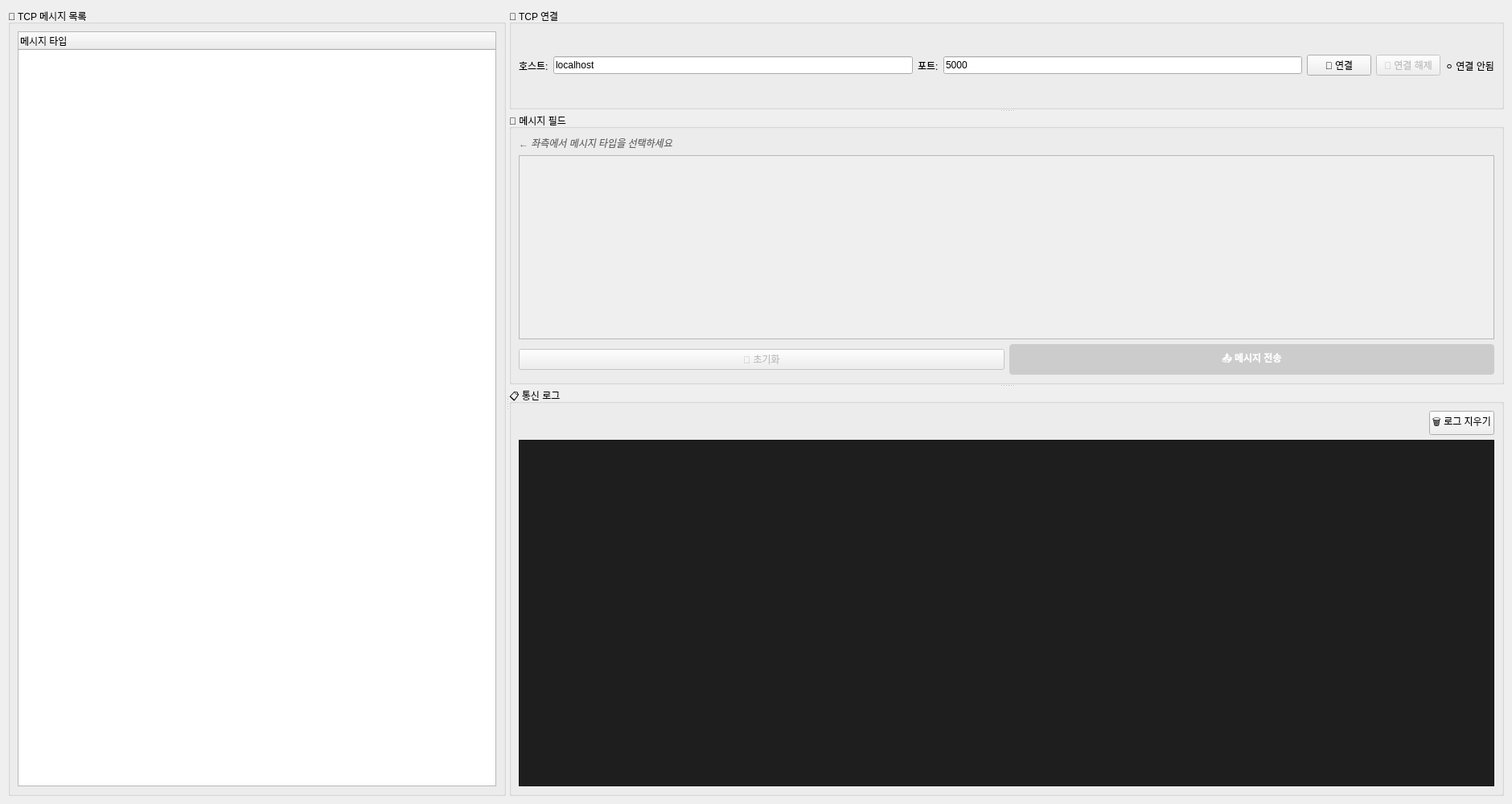
<?xml version="1.0" encoding="UTF-8"?>
<ui version="4.0">
 <class>TcpTesterTab</class>
 <widget class="QWidget" name="TcpTesterTab">
  <property name="geometry">
   <rect>
    <x>0</x>
    <y>0</y>
    <width>1880</width>
    <height>1000</height>
   </rect>
  </property>
  <property name="minimumSize">
   <size>
    <width>1880</width>
    <height>1000</height>
   </size>
  </property>
  <property name="windowTitle">
   <string>Form</string>
  </property>
  <layout class="QHBoxLayout" name="horizontalLayout">
   <property name="spacing">
    <number>10</number>
   </property>
   <property name="leftMargin">
    <number>10</number>
   </property>
   <property name="topMargin">
    <number>10</number>
   </property>
   <property name="rightMargin">
    <number>10</number>
   </property>
   <property name="bottomMargin">
    <number>10</number>
   </property>
   <item>
    <widget class="QSplitter" name="main_splitter">
     <property name="orientation">
      <enum>Qt::Horizontal</enum>
     </property>
     <property name="sizes">
      <list>
       <number>300</number>
       <number>1580</number>
      </list>
     </property>
     <widget class="QGroupBox" name="message_list_groupbox">
      <property name="title">
       <string>📡 TCP 메시지 목록</string>
      </property>
      <property name="minimumSize">
       <size>
        <width>300</width>
        <height>0</height>
       </size>
      </property>
      <layout class="QVBoxLayout" name="verticalLayout_left">
       <item>
        <widget class="QTreeWidget" name="message_tree">
         <column>
          <property name="text">
           <string>메시지 타입</string>
          </property>
         </column>
        </widget>
       </item>
      </layout>
     </widget>
     <widget class="QWidget" name="right_widget">
      <layout class="QVBoxLayout" name="verticalLayout_right">
       <item>
        <widget class="QSplitter" name="right_splitter">
         <property name="orientation">
          <enum>Qt::Vertical</enum>
         </property>
         <widget class="QGroupBox" name="connection_groupbox">
          <property name="title">
           <string>🔌 TCP 연결</string>
          </property>
          <layout class="QVBoxLayout" name="verticalLayout_connection">
           <item>
            <layout class="QHBoxLayout" name="connection_layout">
             <item>
              <widget class="QLabel" name="host_label">
               <property name="text">
                <string>호스트:</string>
               </property>
              </widget>
             </item>
             <item>
              <widget class="QLineEdit" name="host_input">
               <property name="text">
                <string>localhost</string>
               </property>
              </widget>
             </item>
             <item>
              <widget class="QLabel" name="port_label">
               <property name="text">
                <string>포트:</string>
               </property>
              </widget>
             </item>
             <item>
              <widget class="QLineEdit" name="port_input">
               <property name="text">
                <string>5000</string>
               </property>
               <property name="maximumWidth">
                <number>100</number>
               </property>
              </widget>
             </item>
             <item>
              <widget class="QPushButton" name="connect_button">
               <property name="text">
                <string>🔗 연결</string>
               </property>
              </widget>
             </item>
             <item>
              <widget class="QPushButton" name="disconnect_button">
               <property name="text">
                <string>🔌 연결 해제</string>
               </property>
               <property name="enabled">
                <bool>false</bool>
               </property>
              </widget>
             </item>
             <item>
              <widget class="QLabel" name="connection_status_label">
               <property name="text">
                <string>⚪ 연결 안됨</string>
               </property>
              </widget>
             </item>
            </layout>
           </item>
          </layout>
         </widget>
         <widget class="QGroupBox" name="message_fields_groupbox">
          <property name="title">
           <string>📝 메시지 필드</string>
          </property>
          <layout class="QVBoxLayout" name="verticalLayout_fields">
           <item>
            <widget class="QLabel" name="message_desc_label">
             <property name="text">
              <string>← 좌측에서 메시지 타입을 선택하세요</string>
             </property>
             <property name="wordWrap">
              <bool>true</bool>
             </property>
             <property name="styleSheet">
              <string notr="true">color: #666; font-style: italic;</string>
             </property>
            </widget>
           </item>
           <item>
            <widget class="QScrollArea" name="fields_scroll_area">
             <property name="widgetResizable">
              <bool>true</bool>
             </property>
             <property name="minimumHeight">
              <number>200</number>
             </property>
             <widget class="QWidget" name="fields_scroll_contents">
              <property name="geometry">
               <rect>
                <x>0</x>
                <y>0</y>
                <width>100</width>
                <height>30</height>
               </rect>
              </property>
              <layout class="QFormLayout" name="fields_form_layout"/>
             </widget>
            </widget>
           </item>
           <item>
            <layout class="QHBoxLayout" name="button_layout">
             <item>
              <widget class="QPushButton" name="reset_button">
               <property name="enabled">
                <bool>false</bool>
               </property>
               <property name="text">
                <string>🔄 초기화</string>
               </property>
              </widget>
             </item>
             <item>
              <widget class="QPushButton" name="send_button">
               <property name="enabled">
                <bool>false</bool>
               </property>
               <property name="text">
                <string>📤 메시지 전송</string>
               </property>
               <property name="styleSheet">
                <string notr="true">QPushButton {
    background-color: #4CAF50;
    color: white;
    font-weight: bold;
    padding: 8px 16px;
    border-radius: 4px;
}
QPushButton:hover {
    background-color: #45a049;
}
QPushButton:disabled {
    background-color: #cccccc;
}</string>
               </property>
              </widget>
             </item>
            </layout>
           </item>
          </layout>
         </widget>
         <widget class="QGroupBox" name="log_groupbox">
          <property name="title">
           <string>📋 통신 로그</string>
          </property>
          <layout class="QVBoxLayout" name="verticalLayout_log">
           <item>
            <layout class="QHBoxLayout" name="clear_button_layout">
             <item>
              <spacer name="horizontalSpacer">
               <property name="orientation">
                <enum>Qt::Horizontal</enum>
               </property>
               <property name="sizeHint" stdset="0">
                <size>
                 <width>40</width>
                 <height>20</height>
                </size>
               </property>
              </spacer>
             </item>
             <item>
              <widget class="QPushButton" name="clear_log_button">
               <property name="text">
                <string>🗑️ 로그 지우기</string>
               </property>
              </widget>
             </item>
            </layout>
           </item>
           <item>
            <widget class="QTextEdit" name="result_log">
             <property name="readOnly">
              <bool>true</bool>
             </property>
             <property name="minimumHeight">
              <number>150</number>
             </property>
             <property name="styleSheet">
              <string notr="true">QTextEdit {
    background-color: #1e1e1e;
    color: #d4d4d4;
    font-family: "Courier New", monospace;
    font-size: 11px;
}</string>
             </property>
            </widget>
           </item>
          </layout>
         </widget>
        </widget>
       </item>
      </layout>
     </widget>
    </widget>
   </item>
  </layout>
 </widget>
 <resources/>
 <connections/>
</ui>
